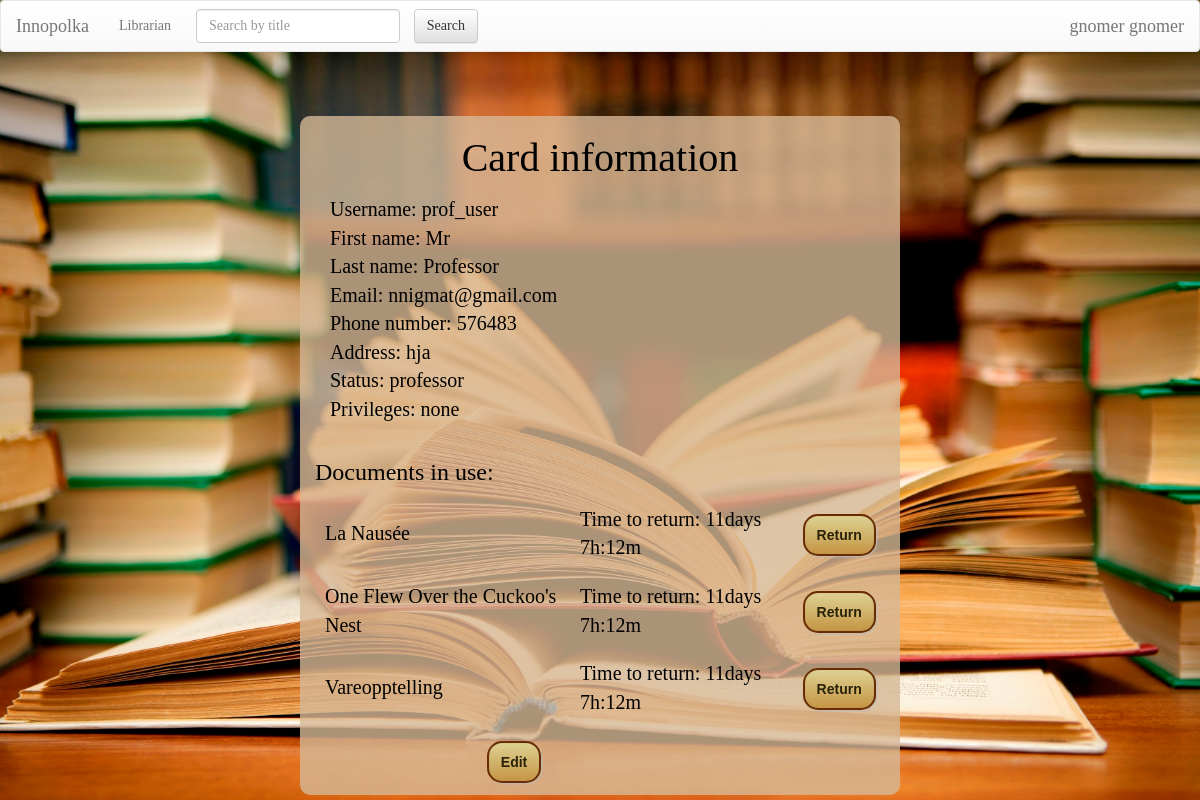
/user/?id=29 (signed in), run on the app's committed database.
### UserCards/models.py (models this page shows, shortened)
class UserProfile(models.Model):
    user = models.OneToOneField(User, on_delete=models.CASCADE)
    phone_number = models.CharField(max_length=15, null=True, blank=True)
    address = models.CharField(max_length=250, null=True, blank=True)
    status = models.CharField(max_length=250, default='student')
    privileges = models.CharField(max_length=250, default='no privileges')

### Documents/models.py (models this page shows, shortened)
class DocumentCopy(models.Model):
    doc = models.ForeignKey(Document, blank=True, default=None, on_delete=models.CASCADE) # link document which is checked out
    checked_up_by_whom = models.ForeignKey(User, blank=True, default=None, on_delete=models.CASCADE) # link to holder
    date = models.DateTimeField(default=str(datetime.datetime.today().strftime("%Y-%m-%d %H:%M")))
    returning_date = models.DateTimeField(default=str(datetime.datetime.today().strftime("%Y-%m-%d %H:%M")))
    time_left = models.CharField(null=True, max_length=250)
    fine_price = models.IntegerField(null=True)
    renewed = models.BooleanField(default=False)
    class Meta:
        verbose_name_plural = 'Document copies'
    def __str__(self):
        return self.doc.title

class Document(models.Model):
    title = models.CharField(max_length=250)
    price = models.IntegerField()
    keywords = models.CharField(max_length=250) # the list of keywords stored in string
    authors = models.CharField(max_length=250) # the list of authors in string format splitted by space
    cover = models.CharField(max_length=1000, default="https://lh3.googleusercontent.com/zqfUbCXdb1oGmsNEzNxTjQU5ZlS3x46nQoB83sFbRSlMnpDTZgdVCe_LvCx-rl7sOA=w300")
    copies = models.PositiveIntegerField(default=1)
    type = models.CharField(max_length=100, default='Document')
    is_bestseller = models.BooleanField(default=False)
    is_reference = models.BooleanField(default=False)
    level = models.PositiveIntegerField(default=1)
    room = models.PositiveIntegerField(default=1)

### Documents/librarian_view.py (the view)
    def inner(request, *args, **kwargs):
        if request.user.is_authenticated:
            return func(request, *args, **kwargs)
        return redirect('/')

### Documents/librarian_view.py (called while the page is built)
def need_logged_in(func):
    def inner(request, *args, **kwargs):
        if request.user.is_authenticated:
            return func(request, *args, **kwargs)
        return redirect('/')
    return inner

### UserCards/templates/UserCards/index.html (shortened to what this page needs)
{% extends 'Documents/base.html' %}
{% load staticfiles %}
{% block body %}
    <link rel="stylesheet" type="text/css" href="{% static 'UserCards/usercards_style.css' %}"/>
    <div class="container">
    <h2 class="black">Card information</h2>
    <p>
        {% for field, value in fields %}
            {{ field }}: {{ value }}
            <br>
        {% endfor %}
    </p>
    <div>
        <table class="used-docs">
            <th colspan="3"><h3>Documents in use:</h3></th>
            {% for copy in copies %}
                <tr>
                    <td><a href="/{{ copy.doc.id }}">{{ copy }}</a></td>
                    <td>{{ copy.time_left }}<br></td>
                    {% if user.is_staff %}
                        <td><a class="button" href="/requests/return/?copy_id={{ copy.id }}" onclick="
                                return confirm('Return {{ copy.doc.title }} from {{ copy.checked_up_by_whom.username }} back?');
                                ">Return</a></td>
                    {% endif %}
                </tr>
            {% endfor %}
        </table>
        {% if user.is_staff %}
            <table class="edit_del">
                <tr>
                    <td><a class="button" href="/user/edit/{{ current_user.id }}">Edit</a></td>
                </tr>
            </table>
        {% endif %}
    </div>
{% endblock %}

### Documents/templates/Documents/base.html (shortened to what this page needs)
<!DOCTYPE html>
<html lang="en">
<head>
    {% load staticfiles %}
    <link rel="stylesheet" href="//maxcdn.bootstrapcdn.com/bootstrap/3.2.0/css/bootstrap.min.css">
    <link rel="stylesheet" href="//maxcdn.bootstrapcdn.com/bootstrap/3.2.0/css/bootstrap-theme.min.css">
</head>
<body>
<nav class="navbar navbar-default">
    <div class="container-fluid">
        <div class="navbar-header">
            <a class="navbar-brand" href="/">Innopolka</a>
            <ul class="nav navbar-nav navbar-right">
                {% if user.is_staff %}
                <li class="nav-item dropdown">
                    <a class="nav-link dropdown-toggle" href="/user/" id="dropdown01" data-toggle="dropdown"
                       aria-haspopup="true" aria-expanded="false">{% if user.is_superuser %}Admin{% else %}Librarian{% endif %}</a>
            </ul>
            {% endif %}
        </div>
        <div class="collapse navbar-collapse" id="bs-example-navbar-collapse-1">
            <form class="navbar-form navbar-left" action="/">
                <div class="form-group">
                    <input type="text" class="form-control" name="q" placeholder="Search by title" >
                </div>
                <input type="submit" class="btn btn-default not_wide" value="Search">
            </form>
            <ul class="nav navbar-nav navbar-right">
                {% if user.is_anonymous %}
                    <li><a href="/user/login">Log In</a></li>
                {% elif user.is_authenticated %}
                <ul class="nav navbar-nav navbar-right">
                <li class="nav-item dropdown">
                    <a class="navbar-brand" href="/user/?id={{user.id}}" id="dropdown02" data-toggle="dropdown"
                       aria-haspopup="true" aria-expanded="false">{{ user.first_name }} {{user.last_name}}</a>
            </ul>
                {% endif %}
            </ul>
        </div>
    </div>
</nav>
{% block body %}{% endblock %}
</body>
</html>

### UserCards/static/UserCards/usercards_style.css (style rules this page uses)
body { background-color: #0a0a1f; font-family: Futura; color: white; }

### Documents/templates/Documents/base.html (style rules this page uses)
body { font-family: Futura; color: white; background: url("/Documents/static/images/background.jpg") no-repeat fixed center center; background-size: cover; }
table { border: 3px solid saddlebrown; border-radius: 5px; width: 80%; background-color: rgba(214, 184, 150, 0.8); color: black; empty-cells: hide; text-align: center; margin: 10px; }
tr { border: 1px solid saddlebrown; text-align: center; }
td { border: 1px solid saddlebrown; padding: 10px; font-size: 20px; color: black; }
.container { background-color: rgba(214, 184, 150, 0.8); color: saddlebrown; font-size: 15px; margin: 0 auto; overflow: visible; position: absolute; left: 38%; top: 25%; width: 24%; border-radius: 10px; }
form { padding: 5px; color: black; font-size: 15px; margin: 5px; }
input { background-color: floralwhite; border: 2px solid saddlebrown; border-radius: 5px; margin: 0 0 0 10px; left: 50%; }
h2 { color: black; font-size: 40px; text-align: center; }
.button { text-decoration: none; text-align: center; padding: 11px 12px; border: solid 2px #6b2c02; -webkit-border-radius: 15px; -moz-border-radius: 15px; border-radius: 15px; font: 14px "Lucida Sans Unicode", "Lucida Grande", sans-serif; font-weight: bold; color: #292208; background-color: #ded192; background-image: -moz-linear-gradient(top, #ded192 0%, #c49543 100%); background-image: -webkit-linear-gradient(top, #ded192 0%, #c49543 100%); background-image: -o-linear-gradient(top, #ded192 0%, #c49543 100%); background-image: -ms-linear-gradient(top, #ded192 0%, #c49543 100%); filter: progid:DXImageTransform.Microsoft.gradient(startColorstr='#c49543', endColorstr='#c49543', GradientType=0); background-image: linear-gradient(top, #ded192 0%, #c49543 100%); -webkit-box-shadow: 1px 1px 2px #bababa, inset 0px 0px 1px #969393; -moz-box-shadow: 1px 1px 2px #bababa, inset 0px 0px 1px #969393; box-shadow: 1px 1px 2px #bababa, inset 0px 0px 1px #969393; }

### UserCards/templates/UserCards/index.html (style rules this page uses)
.container { background-color: rgba(214, 184, 150, 0.8); color: saddlebrown; font-size: 15px; overflow: visible; position: absolute; width: 50%; border: 0; border-radius: 10px; margin-left: -13%; margin-top: -7%; }
h2 { color: white; font-size: 40px; text-align: center; }
form { padding: 5px; color: black; font-size: 15px; margin: 5px; }
input { background-color: floralwhite; border: 2px solid saddlebrown; border-radius: 5px; margin: 0 0 0 10px; left: 50%; }
p { color: black; margin: 15px; font-size: 20px; }
a { color: black; text-decoration: none; }
table { border: none; border-radius: 10px; width: 50%; background-color: rgba(214, 184, 150, 0.8); margin: 1% 10px 10px 25%; }
tr { border: none; text-align: left; }
td { border: none; text-align: left; }
.black { color: black; }
.used-docs { width: 100%; background-color: rgba(214, 184, 150, 0); margin-left: 0; }
.button { margin: 1%; }
.edit_del { background-color: rgba(214, 184, 150, 0); width: 43%; margin-left: 28%; }

### data on the page
UserProfile: fields "576483" "hja" "professor" "none"
DocumentCopy: doc.title "La Nausée", time_left "Time to return: 11days 7h:12m"
DocumentCopy: doc.title "One Flew Over the Cuckoo's Nest", time_left "Time to return: 11days 7h:12m"
DocumentCopy: doc.title "Vareopptelling", time_left "Time to return: 11days 7h:12m"

### other printed values
{{ user.first_name }} "gnomer"
{{ user.last_name }} "gnomer"
{{ field }} "Username" "First name" "Last name" "Email" "Phone number" "Address" "Status" "Privileges"
{{ value }} "prof_user" "Mr" "Professor" "nnigmat@gmail.com"
